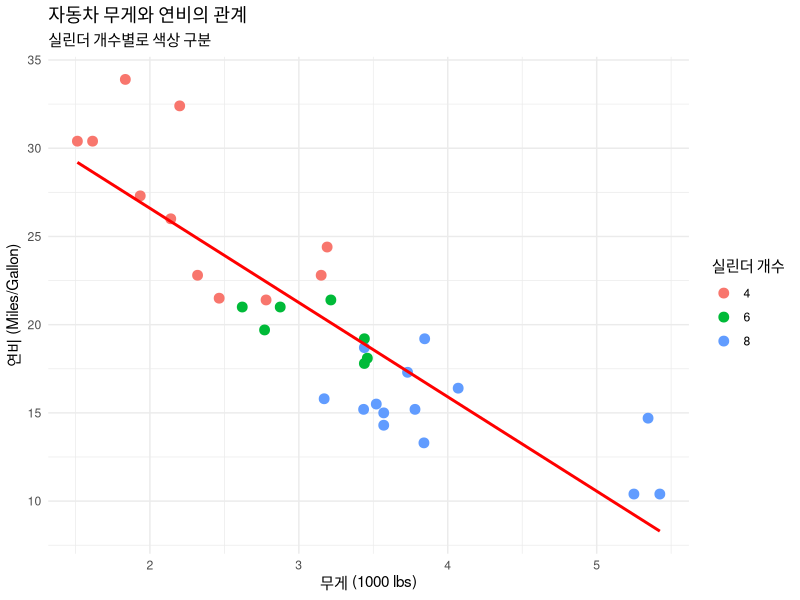
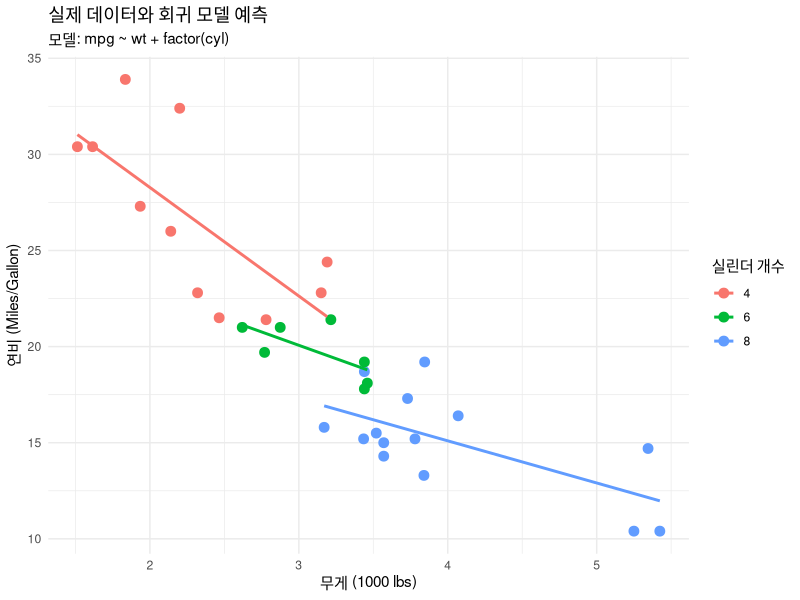
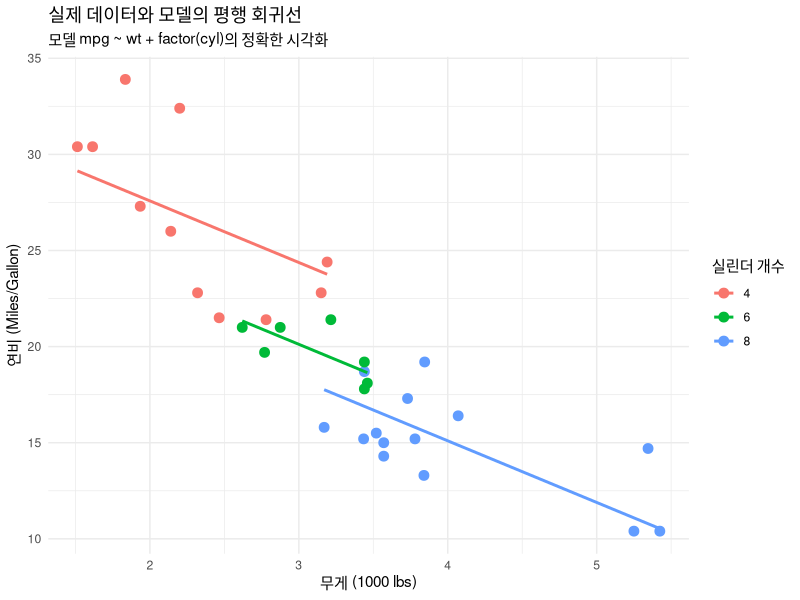

Reproduce these figures in R, in order.
# mtcars 데이터셋은 R에 내장되어 있으므로 바로 사용할 수 있습니다.
# 이 스크립트는 자동차의 무게(wt)와 연비(mpg) 사이의 관계를 시각화합니다.

# ggplot2 패키지 로드 (설치되어 있지 않다면 install.packages("ggplot2") 실행 필요)
# require() 함수는 패키지가 없으면 FALSE를 반환하고 경고를 표시하므로,
# 패키지 설치 여부를 확인하고 설치하는 로직에 유용합니다.
if (!require(ggplot2)) {
  install.packages("ggplot2")
  library(ggplot2)
}

# ggplot2를 사용하여 산점도 생성
# aes()는 aesthetic 매핑을 정의합니다 (x축, y축, 색상 등).
# geom_point()는 점을 추가합니다. 실린더(cyl) 개수에 따라 색상을 다르게 지정했습니다.
# geom_smooth()는 추세선을 추가합니다 (method="lm"은 선형 모델을 의미).
# labs()는 제목, 부제, 축 레이블 등을 설정합니다.
# theme_minimal()은 깔끔한 테마를 적용합니다.
ggplot(mtcars, aes(x = wt, y = mpg)) +
  geom_point(aes(color = factor(cyl)), size = 3) +
  geom_smooth(method = "lm", se = FALSE, color = "red") +
  labs(
    title = "자동차 무게와 연비의 관계",
    subtitle = "실린더 개수별로 색상 구분",
    x = "무게 (1000 lbs)",
    y = "연비 (Miles/Gallon)",
    color = "실린더 개수"
  ) +
  theme_minimal()

# --- 회귀분석 모델링 ---

# 연비(mpg)를 종속변수로, 무게(wt)와 실린더 개수(cyl)를 독립변수로 하는 다중 회귀모델을 생성합니다.
# 실린더 개수(cyl)는 범주형 변수이므로 factor()로 처리합니다.
model <- lm(mpg ~ wt + factor(cyl), data = mtcars)

# 모델의 요약 정보를 출력합니다.
# 이 요약 정보에는 각 변수의 계수(Coefficients), R-squared 값 등 모델에 대한 상세한 정보가 포함됩니다.
cat("\n--- 다중 회귀분석 모델 요약 ---\n")
summary(model)

# --- 실제 데이터와 회귀선 시각화 ---

# ggplot2를 사용하여 실제 데이터 포인트와 모델의 회귀선을 함께 그립니다.
# aes()에 color와 group을 factor(cyl)로 지정하면, ggplot이 자동으로
# 실린더 그룹별로 데이터를 나누어 점을 찍고, 각 그룹에 대한 회귀선을 그려줍니다.
# 이는 우리가 위에서 만든 lm(mpg ~ wt + factor(cyl), ...) 모델과 동일한 결과를 시각화하는 것입니다.

ggplot(mtcars, aes(x = wt, y = mpg, color = factor(cyl), group = factor(cyl))) +
  geom_point(size = 3) + # 실제 데이터 포인트
  geom_smooth(method = "lm", se = FALSE) + # 모델의 회귀선 (se=FALSE는 신뢰구간 음영 제거)
  labs(
    title = "실제 데이터와 회귀 모델 예측",
    subtitle = "모델: mpg ~ wt + factor(cyl)",
    x = "무게 (1000 lbs)",
    y = "연비 (Miles/Gallon)",
    color = "실린더 개수"
  ) +
  theme_minimal()

# --- 모델의 평행 회귀선 정확하게 시각화하기 ---

# 1. 기존 데이터프레임에 모델의 예측값을 'predicted'라는 새 열로 추가합니다.
mtcars_with_predictions <- mtcars
mtcars_with_predictions$predicted <- predict(model)

# 2. 실제값은 점(point)으로, 모델의 예측값은 선(line)으로 그립니다.
# geom_line(aes(y = predicted))는 모델이 예측한 평행한 회귀선을 정확히 그려줍니다.
ggplot(mtcars_with_predictions, aes(x = wt, color = factor(cyl))) +
  geom_point(aes(y = mpg), size = 3) + # 실제 데이터 포인트
  geom_line(aes(y = predicted, group = factor(cyl)), linewidth = 1) + # 모델의 예측선 (평행)
  labs(
    title = "실제 데이터와 모델의 평행 회귀선",
    subtitle = "모델 mpg ~ wt + factor(cyl)의 정확한 시각화",
    x = "무게 (1000 lbs)",
    y = "연비 (Miles/Gallon)",
    color = "실린더 개수"
  ) +
  theme_minimal()

# --- 콘솔 창(채팅창) 지우기 ---
# R 콘솔을 깨끗하게 지웁니다.
# RStudio에서 단축키 Ctrl + L을 누르는 것과 동일한 효과입니다.
cat("\014")
# --- 헬로 월드 출력 ---
# 간단한 "Hello, World!" 메시지를 콘솔에 출력합니다.
cat("Hello, World!\n")
# --- 필요한 정보만 출력하도록 수정 ---
# 스크립트 실행 시 불필요한 출력을 줄이고, 핵심 결과만 표시하도록 합니다.

# 기존의 모든 cat() 및 summary() 호출을 주석 처리하거나 제거합니다.
# 예를 들어, summary(model) 대신 필요한 통계량만 추출하여 출력할 수 있습니다.

# 모델 요약 대신, R-squared 값과 각 변수의 계수만 출력합니다.
cat("\n--- 다중 회귀분석 모델 핵심 요약 ---\n")
cat("Adjusted R-squared: ", summary(model)$adj.r.squared, "\n")
cat("Coefficients:\n")
print(summary(model)$coefficients)

# 시각화는 자동으로 플롯 창에 나타나므로 별도의 cat() 호출이 필요 없습니다.
# 따라서, 시각화 관련 cat() 호출은 제거하거나 주석 처리합니다.

# 최종적으로 콘솔에 "스크립트 실행 완료" 메시지를 출력합니다.
cat("\n스크립트 실행 완료: mtcars 데이터 분석 및 시각화\n")
